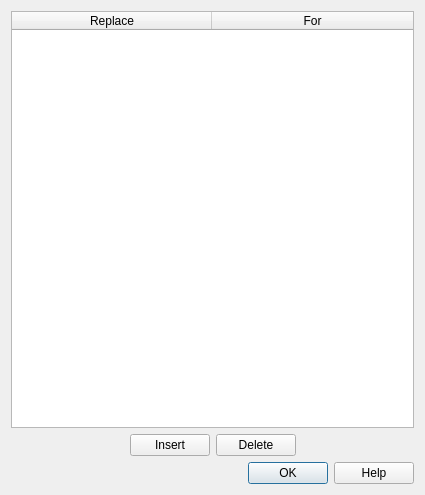
<?xml version="1.0" encoding="UTF-8"?>
<ui version="4.0">
 <class>Dialog_SmartKeys</class>
 <widget class="QDialog" name="Dialog_SmartKeys">
  <property name="geometry">
   <rect>
    <x>0</x>
    <y>0</y>
    <width>425</width>
    <height>495</height>
   </rect>
  </property>
  <property name="minimumSize">
   <size>
    <width>425</width>
    <height>495</height>
   </size>
  </property>
  <property name="maximumSize">
   <size>
    <width>425</width>
    <height>495</height>
   </size>
  </property>
  <property name="windowTitle">
   <string>LaTeX Office Writer</string>
  </property>
  <layout class="QGridLayout" name="gridLayout">
   <item row="1" column="0">
    <spacer name="horizontalSpacer">
     <property name="orientation">
      <enum>Qt::Horizontal</enum>
     </property>
     <property name="sizeHint" stdset="0">
      <size>
       <width>40</width>
       <height>20</height>
      </size>
     </property>
    </spacer>
   </item>
   <item row="1" column="2">
    <widget class="QPushButton" name="pushButtonDelete">
     <property name="enabled">
      <bool>true</bool>
     </property>
     <property name="text">
      <string>Delete</string>
     </property>
    </widget>
   </item>
   <item row="1" column="1">
    <widget class="QPushButton" name="pushButtonInsert">
     <property name="text">
      <string>Insert</string>
     </property>
    </widget>
   </item>
   <item row="1" column="3">
    <spacer name="horizontalSpacer_2">
     <property name="orientation">
      <enum>Qt::Horizontal</enum>
     </property>
     <property name="sizeHint" stdset="0">
      <size>
       <width>40</width>
       <height>20</height>
      </size>
     </property>
    </spacer>
   </item>
   <item row="0" column="0" colspan="4">
    <widget class="QTableWidget" name="tableWidget">
     <property name="selectionMode">
      <enum>QAbstractItemView::SingleSelection</enum>
     </property>
     <property name="selectionBehavior">
      <enum>QAbstractItemView::SelectRows</enum>
     </property>
     <attribute name="horizontalHeaderDefaultSectionSize">
      <number>200</number>
     </attribute>
     <attribute name="horizontalHeaderStretchLastSection">
      <bool>true</bool>
     </attribute>
     <attribute name="verticalHeaderStretchLastSection">
      <bool>false</bool>
     </attribute>
     <column>
      <property name="text">
       <string>Replace</string>
      </property>
     </column>
     <column>
      <property name="text">
       <string>For</string>
      </property>
     </column>
    </widget>
   </item>
   <item row="2" column="0" colspan="4">
    <widget class="QDialogButtonBox" name="buttonBox">
     <property name="orientation">
      <enum>Qt::Horizontal</enum>
     </property>
     <property name="standardButtons">
      <set>QDialogButtonBox::Help|QDialogButtonBox::Ok</set>
     </property>
    </widget>
   </item>
  </layout>
 </widget>
 <tabstops>
  <tabstop>pushButtonInsert</tabstop>
  <tabstop>pushButtonDelete</tabstop>
  <tabstop>tableWidget</tabstop>
 </tabstops>
 <resources/>
 <connections>
  <connection>
   <sender>buttonBox</sender>
   <signal>accepted()</signal>
   <receiver>Dialog_SmartKeys</receiver>
   <slot>accept()</slot>
   <hints>
    <hint type="sourcelabel">
     <x>248</x>
     <y>254</y>
    </hint>
    <hint type="destinationlabel">
     <x>157</x>
     <y>274</y>
    </hint>
   </hints>
  </connection>
  <connection>
   <sender>buttonBox</sender>
   <signal>rejected()</signal>
   <receiver>Dialog_SmartKeys</receiver>
   <slot>reject()</slot>
   <hints>
    <hint type="sourcelabel">
     <x>316</x>
     <y>260</y>
    </hint>
    <hint type="destinationlabel">
     <x>286</x>
     <y>274</y>
    </hint>
   </hints>
  </connection>
 </connections>
</ui>
